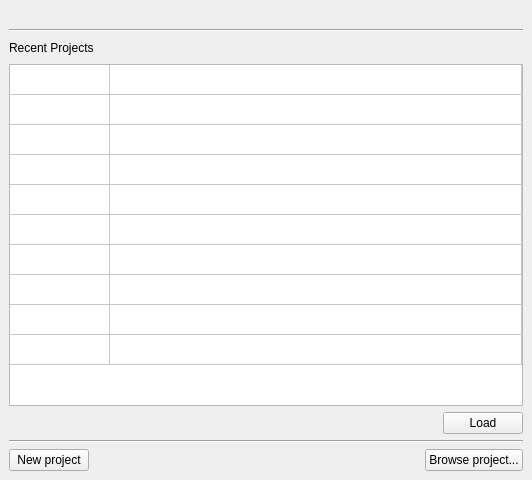
<?xml version="1.0" encoding="UTF-8"?>
<ui version="4.0">
 <class>SelectProjectWindow</class>
 <widget class="QMainWindow" name="SelectProjectWindow">
  <property name="geometry">
   <rect>
    <x>0</x>
    <y>0</y>
    <width>532</width>
    <height>480</height>
   </rect>
  </property>
  <property name="windowTitle">
   <string>Bang - Select project</string>
  </property>
  <property name="windowIcon">
   <iconset resource="QtResources.qrc">
    <normaloff>:/Bang/Logos/LogoBang_B_512.png</normaloff>:/Bang/Logos/LogoBang_B_512.png</iconset>
  </property>
  <property name="windowOpacity">
   <double>1.000000000000000</double>
  </property>
  <widget class="QWidget" name="centralwidget">
   <layout class="QVBoxLayout" name="verticalLayout">
    <item>
     <layout class="QHBoxLayout" name="horizontalLayout_3">
      <item>
       <widget class="QLabel" name="BangLogo">
        <property name="sizePolicy">
         <sizepolicy hsizetype="Maximum" vsizetype="Preferred">
          <horstretch>0</horstretch>
          <verstretch>0</verstretch>
         </sizepolicy>
        </property>
        <property name="text">
         <string/>
        </property>
        <property name="pixmap">
         <pixmap resource="QtResources.qrc">:/Bang/Logos/LogoBang_512.png</pixmap>
        </property>
        <property name="scaledContents">
         <bool>true</bool>
        </property>
        <property name="alignment">
         <set>Qt::AlignCenter</set>
        </property>
       </widget>
      </item>
     </layout>
    </item>
    <item>
     <widget class="Line" name="line">
      <property name="orientation">
       <enum>Qt::Horizontal</enum>
      </property>
     </widget>
    </item>
    <item>
     <layout class="QHBoxLayout" name="horizontalLayout_4">
      <item>
       <widget class="QLabel" name="label">
        <property name="text">
         <string>Recent Projects</string>
        </property>
       </widget>
      </item>
      <item>
       <spacer name="horizontalSpacer_2">
        <property name="orientation">
         <enum>Qt::Horizontal</enum>
        </property>
        <property name="sizeHint" stdset="0">
         <size>
          <width>40</width>
          <height>20</height>
         </size>
        </property>
       </spacer>
      </item>
     </layout>
    </item>
    <item>
     <widget class="QTableWidget" name="listRecentProjects">
      <property name="sizePolicy">
       <sizepolicy hsizetype="MinimumExpanding" vsizetype="MinimumExpanding">
        <horstretch>0</horstretch>
        <verstretch>0</verstretch>
       </sizepolicy>
      </property>
      <property name="frameShape">
       <enum>QFrame::StyledPanel</enum>
      </property>
      <property name="horizontalScrollBarPolicy">
       <enum>Qt::ScrollBarAlwaysOff</enum>
      </property>
      <property name="autoScroll">
       <bool>true</bool>
      </property>
      <property name="editTriggers">
       <set>QAbstractItemView::NoEditTriggers</set>
      </property>
      <property name="showDropIndicator" stdset="0">
       <bool>false</bool>
      </property>
      <property name="dragDropOverwriteMode">
       <bool>false</bool>
      </property>
      <property name="alternatingRowColors">
       <bool>false</bool>
      </property>
      <property name="selectionMode">
       <enum>QAbstractItemView::SingleSelection</enum>
      </property>
      <property name="selectionBehavior">
       <enum>QAbstractItemView::SelectRows</enum>
      </property>
      <property name="textElideMode">
       <enum>Qt::ElideLeft</enum>
      </property>
      <property name="showGrid">
       <bool>true</bool>
      </property>
      <property name="wordWrap">
       <bool>false</bool>
      </property>
      <property name="cornerButtonEnabled">
       <bool>false</bool>
      </property>
      <property name="rowCount">
       <number>10</number>
      </property>
      <property name="columnCount">
       <number>2</number>
      </property>
      <attribute name="horizontalHeaderVisible">
       <bool>false</bool>
      </attribute>
      <attribute name="horizontalHeaderCascadingSectionResizes">
       <bool>true</bool>
      </attribute>
      <attribute name="horizontalHeaderDefaultSectionSize">
       <number>100</number>
      </attribute>
      <attribute name="horizontalHeaderHighlightSections">
       <bool>true</bool>
      </attribute>
      <attribute name="horizontalHeaderMinimumSectionSize">
       <number>50</number>
      </attribute>
      <attribute name="horizontalHeaderStretchLastSection">
       <bool>true</bool>
      </attribute>
      <attribute name="verticalHeaderVisible">
       <bool>false</bool>
      </attribute>
      <attribute name="verticalHeaderDefaultSectionSize">
       <number>30</number>
      </attribute>
      <attribute name="verticalHeaderHighlightSections">
       <bool>true</bool>
      </attribute>
      <row/>
      <row/>
      <row/>
      <row/>
      <row/>
      <row/>
      <row/>
      <row/>
      <row/>
      <row/>
      <column/>
      <column/>
     </widget>
    </item>
    <item>
     <layout class="QHBoxLayout" name="horizontalLayout_5">
      <item>
       <spacer name="horizontalSpacer_3">
        <property name="orientation">
         <enum>Qt::Horizontal</enum>
        </property>
        <property name="sizeHint" stdset="0">
         <size>
          <width>40</width>
          <height>20</height>
         </size>
        </property>
       </spacer>
      </item>
      <item>
       <widget class="QPushButton" name="buttonLoadRecentProject">
        <property name="text">
         <string>Load</string>
        </property>
       </widget>
      </item>
     </layout>
    </item>
    <item>
     <widget class="Line" name="line_2">
      <property name="orientation">
       <enum>Qt::Horizontal</enum>
      </property>
     </widget>
    </item>
    <item>
     <layout class="QHBoxLayout" name="horizontalLayout_2">
      <item>
       <widget class="QPushButton" name="buttonCreateNewProject">
        <property name="text">
         <string>New project</string>
        </property>
       </widget>
      </item>
      <item>
       <spacer name="horizontalSpacer">
        <property name="orientation">
         <enum>Qt::Horizontal</enum>
        </property>
        <property name="sizeHint" stdset="0">
         <size>
          <width>40</width>
          <height>20</height>
         </size>
        </property>
       </spacer>
      </item>
      <item>
       <widget class="QPushButton" name="buttonBrowseProject">
        <property name="text">
         <string>Browse project...</string>
        </property>
       </widget>
      </item>
     </layout>
    </item>
   </layout>
  </widget>
 </widget>
 <resources>
  <include location="QtResources.qrc"/>
 </resources>
 <connections/>
 <slots>
  <slot>OnCreateNewProject()</slot>
  <slot>OnLoadProject()</slot>
 </slots>
</ui>
